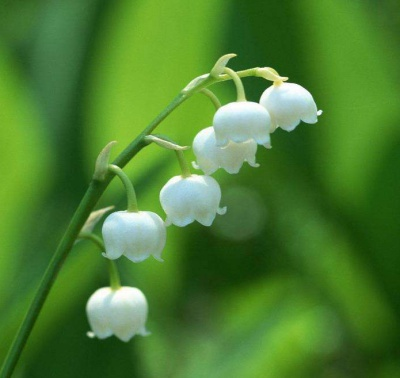
#> input picture images/cv_flower2.jpg, 400 x 378 px
$ python cv_img_filter2d.py   (older library calls are emulated)
#> lines starting #> are read from the running program, lines starting #| are printed output that depends on the picture
#!/usr/bin/env python
# -*- coding: utf-8 -*-

"""
对于图形的平滑与滤波，但从滤波角度来讲，
一般主要的目的都是为了实现对图像噪声的消除，增强图像的效果。
首先介绍二维卷积运算，图像的滤波可以看成是滤波模板与原始图像对应部分的的卷积运算。

对于2D图像可以进行低通或者高通滤波操作，
低通滤波（LPF）有利于去噪，模糊图像，高通滤波（HPF）有利于找到图像边界。

统一的2D滤波器cv2.filter2D
Opencv提供的一个通用的2D滤波函数为cv2.filter2D()，
滤波函数的使用需要一个核模板，对图像的滤波操作过程为：
将和模板放在图像的一个像素A上，求与之对应的图像上的每个像素点的和，核不同，得到的结果不同，
而滤波的使用核心也是对于这个核模板的使用，需要注意的是，该滤波函数是单通道运算的，
也就是说对于彩色图像的滤波，需要将彩色图像的各个通道提取出来，对各个通道分别滤波才行。
这里说一个与matlab相似的情况，matlab中也有一个类似的滤波函数imfilter,
对于滤波函数的应用其实不只在于滤波，对于许多图像的整体处理上，
其实都可以用滤波函数来组合实现，得到更快的效果
cv2.filter2D(src,dst,kernel,auchor=(-1,-1))函数：
输出图像与输入图像大小相同
中间的数为-1，输出数值格式的相同plt.figure()
"""

import cv2
import numpy as np
import matplotlib.pyplot as plt

# 读取图像
img = cv2.imread('./images/cv_flower2.jpg')
#> img is the input picture: shape (378, 400, 3); mean B, G, R 49, 125.7, 75.4

# 灰度转换
gray = cv2.cvtColor(img, cv2.COLOR_BGR2GRAY)
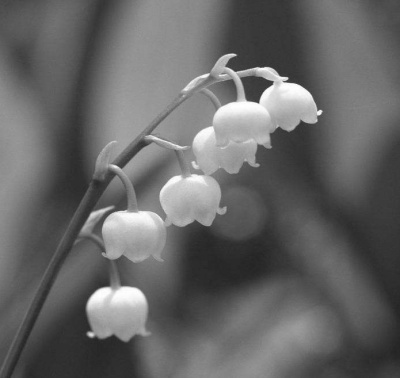
#> gray: shape (378, 400); min 35, max 255, mean 101.9

# 转化数值类型
img1 = np.float32(img)

# kernel定义
kernel_identity = np.array([[0, 0, 0], [0, 1, 0], [0, 0, 0]])
kernel_3x3 = np.ones((3, 3), np.float32) / 9.0
kernel_5x5 = np.ones((5, 5), np.float32) / 25.0
kernel_1 = np.array([[-1, 0, 1], [-2, 0, 2], [-1, 0, 1]])
kernel_2 = np.array([[-1, -2, -1], [0, 0, 0], [1, 2, 1]])
kernel_myh = np.array([[0, 1, 0], [1, -4, 1], [0, 1, 0]])
# 列表
kernel_list = [kernel_identity, kernel_3x3, kernel_5x5, kernel_1, kernel_2, kernel_myh]
kernel_name = ["identity", "3x3", "5x5", "kernel_1", "kernel_2", "myh"]

# 参数列表
param_list = [-1, cv2.CV_16S, cv2.CV_32F, cv2.CV_64F]
# 标题列表
title_list = ['Same', 'CV_16S', 'CV_32F', 'CV_64F']

# 多子图绘制
fig, axes = plt.subplots(len(kernel_list), len(param_list) + 2, sharey=False, sharex=False)
# 设置图片尺寸
fig.set_size_inches(10, len(kernel_list) * 12 // 7)
# 总标题
fig.suptitle('')
# 设置标题(中文字体)
plt.rcParams['font.sans-serif'] = ['SimHei']  # 用来正常显示中文标签
plt.rcParams['axes.unicode_minus'] = False  # 用来正常显示负号

for i in range(len(kernel_list)):
    for j in range(len(param_list) + 2):
        if j == 0:
            show = img
            title = '原图'
        elif j == 1:
            show = gray
            title = '灰度图'
        else:
            param = param_list[j - 2]
            # 简单阈值
            show = cv2.filter2D(gray, param, kernel_list[i])
            title = "%s-%s" % (title_list[j - 2], kernel_name[i])

        ax = axes[i][j]
        # 显示图片
        ax.imshow(show, 'gray')
        # 显示标题
        ax.set_title(title)
        # 隐藏坐标轴
        ax.set_xticks([])
        ax.set_yticks([])

# 调整每隔子图之间的距离
plt.tight_layout()
# 保存图片
plt.savefig('./images/cv_img_filter2d_result.jpg')
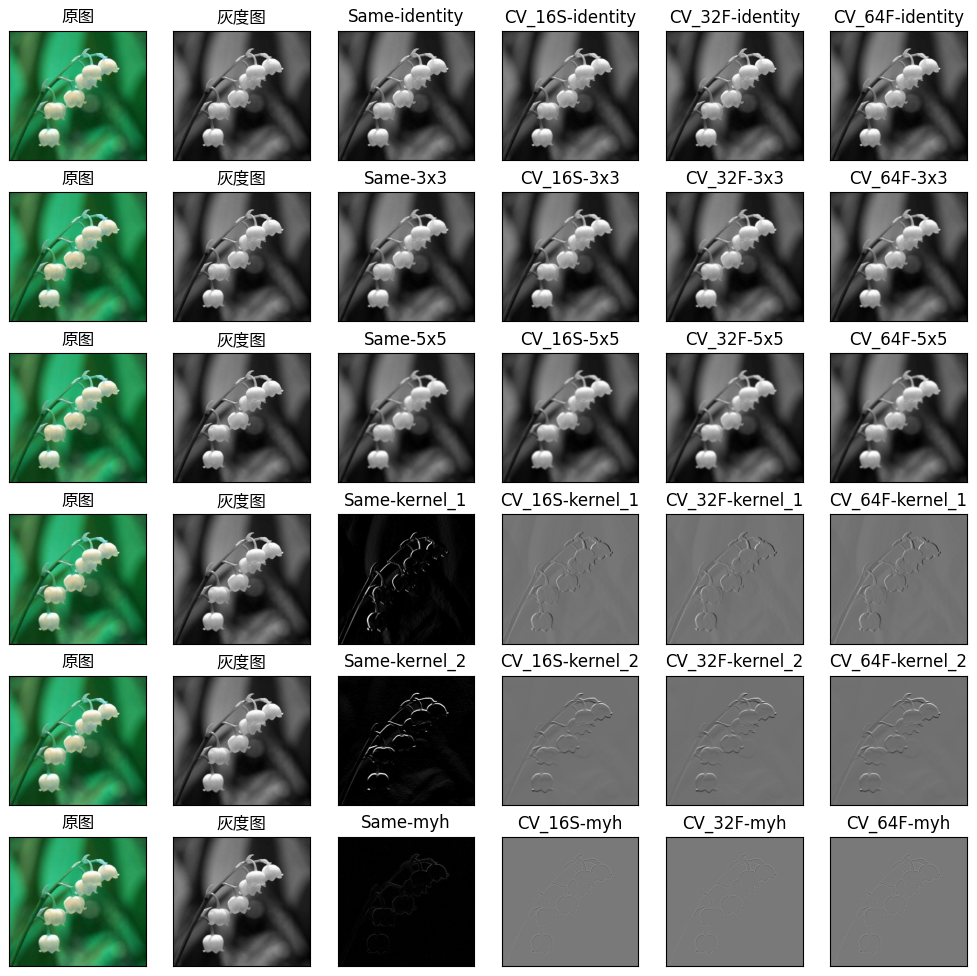
#> figure drawn by matplotlib, 36 panels; B, G, R data is drawn as R, G, B
# 显示绘制后的图片
plt.show()
